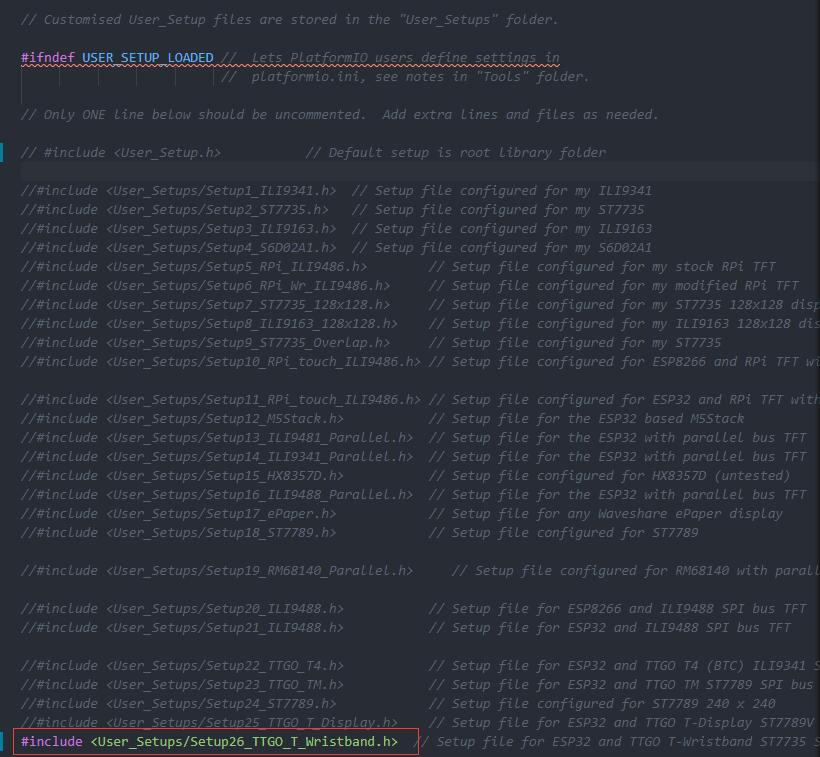
#> input picture arduino/arduino-cli/LilyGo-T-Wristband/image/1.jpg, 820 x 757 px
$ python pic2bits.py ../../arduino/arduino-cli/LilyGo-T-Wristband/image/1.jpg   (older library calls are emulated)
#> lines starting #> are read from the running program, lines starting #| are printed output that depends on the picture
#!/usr/bin/env python3

import os.path
import pdb
import sys
import scipy
from PIL import Image as PILImage # , ImageDraw, ImageFilter, ImageFile
from PIL import ImageOps

def main():
    if len(sys.argv) == 1:
        print("need a picture")
        return 1

    filename = sys.argv[1]
    base = os.path.basename(filename).split('.')[0]
    img = PILImage.open(filename).convert('L')
    img = ImageOps.invert(img)
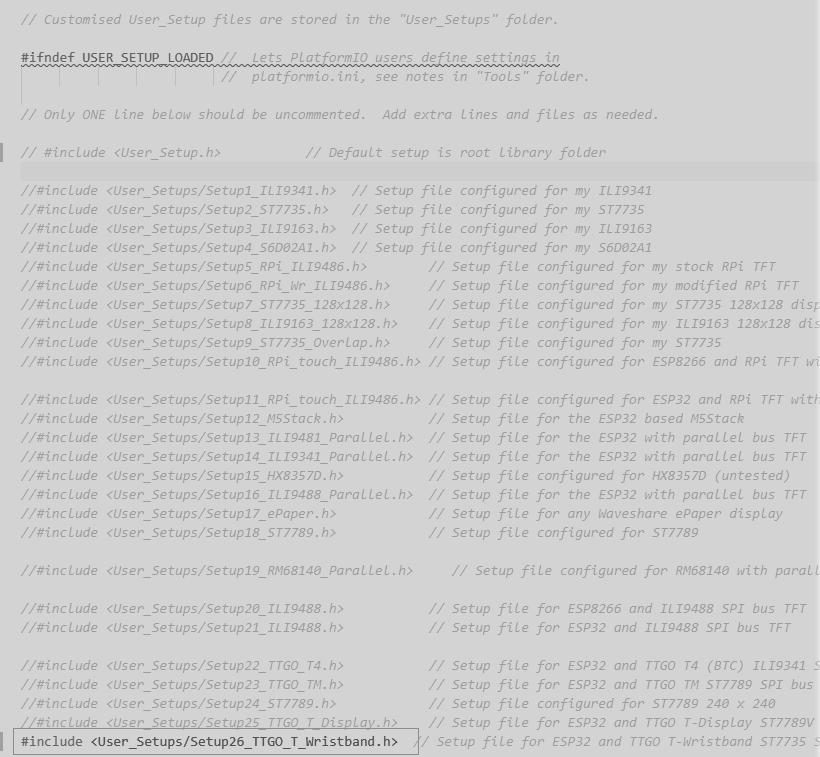
#> img: PIL image 820x757 L; min 49, max 246, mean 206.5
    img = img.convert('1')
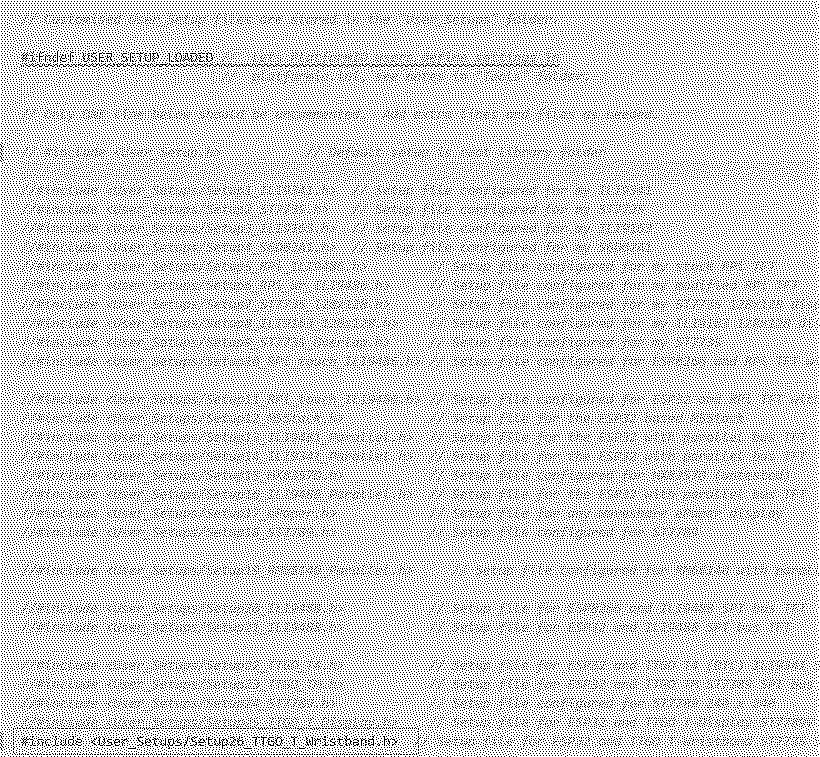
#> img: PIL image 820x757 1; 81.1% white; black in thin lines or dots
#    img2 = img.transpose(PILImage.ROTATE_90)
    img.save("{}_1bit.bmp".format(base))
    #img.transpose(PILImage.ROTATE_90).save("{}_1bit.bmp".format(base))
    dd = ','.join([hex(~x & 0xff) for x in img.tobytes()])
    open('{}.h'.format(base),'w').write('const unsigned char {}_data[] = {{{}}};\n'.format(base, dd))
#    flattened = scipy.misc.fromimage(imp, flatten = True).astype(numpy.uint8)
#    scipy.misc.imsave('%s/%s/sprocket_%s' % (options.outputdir, sprockets_dir, os.path.basename(filename)), sprocket)


main()

$ run again, on arduino/arduino-cli/LilyGo-T-Wristband/image/3.jpg
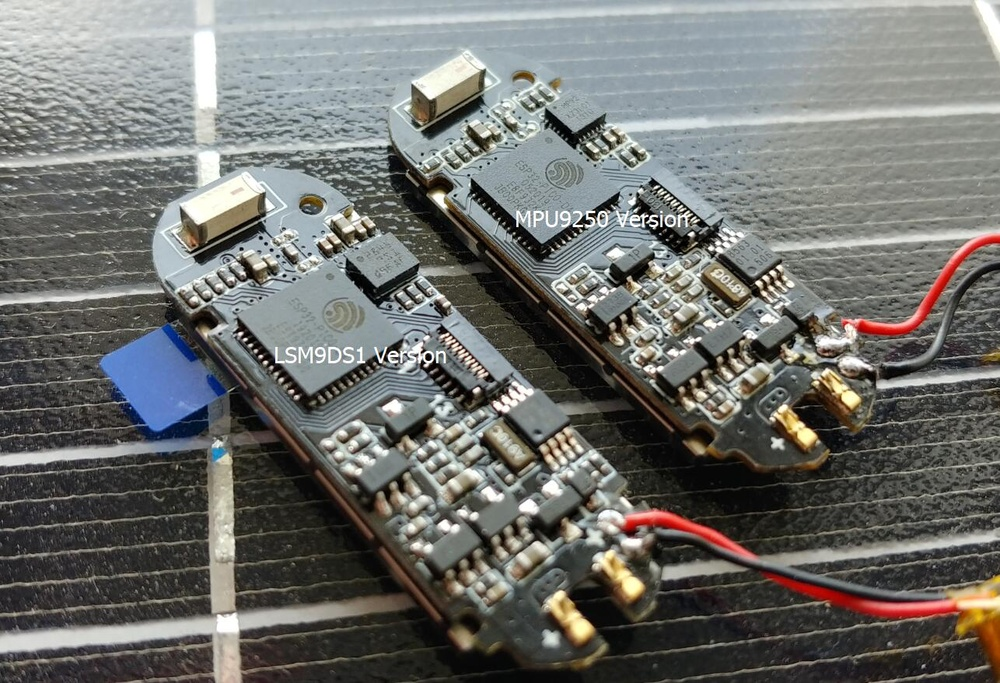
#> input picture arduino/arduino-cli/LilyGo-T-Wristband/image/3.jpg, 1000 x 683 px, shrunk from 1286 x 878 before the run
#> in main, `img = ImageOps.invert(img)`:
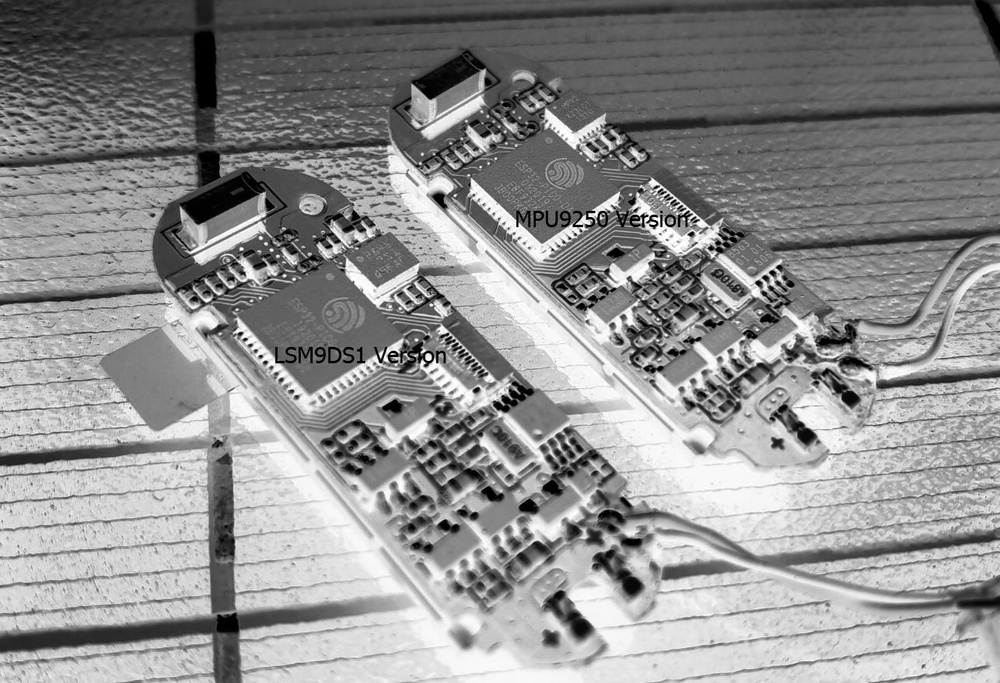
#> img: PIL image 1000x683 L; min 0, max 255, mean 143.5
#> in main, `img = img.convert('1')`:
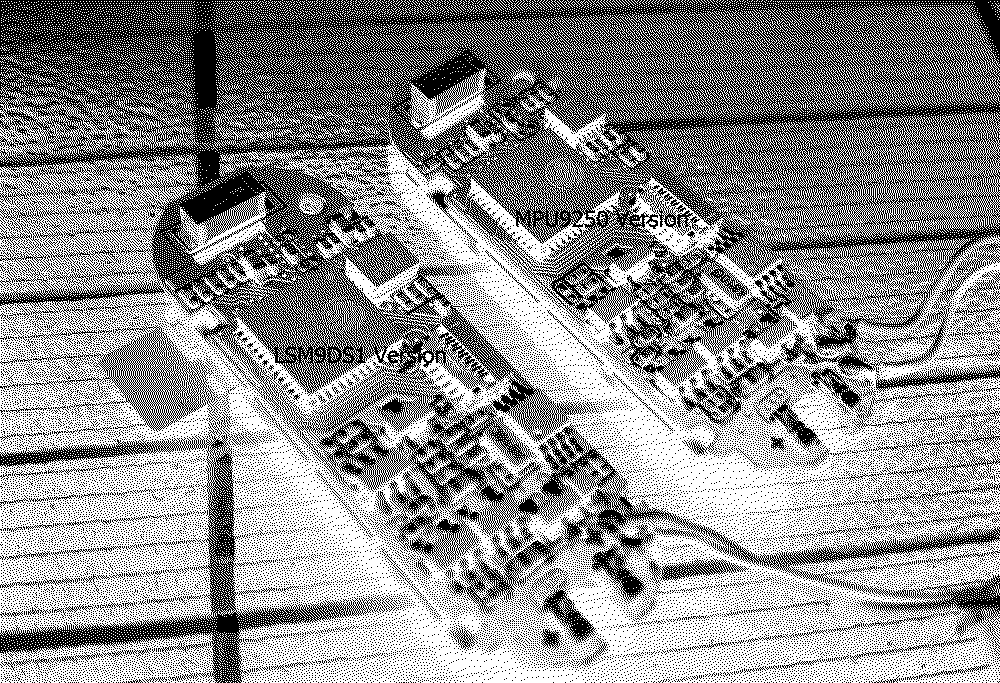
#> img: PIL image 1000x683 1; 56.3% white; black in thin lines or dots
